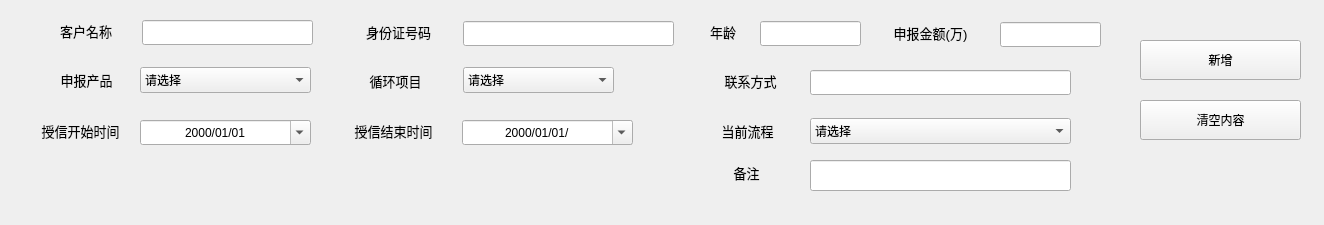
<?xml version="1.0" encoding="UTF-8"?>
<ui version="4.0">
 <class>bfh_addquery</class>
 <widget class="QWidget" name="bfh_addquery">
  <property name="geometry">
   <rect>
    <x>0</x>
    <y>0</y>
    <width>1324</width>
    <height>225</height>
   </rect>
  </property>
  <property name="windowTitle">
   <string>项目控制-新增记录</string>
  </property>
  <widget class="QPushButton" name="pushButton">
   <property name="geometry">
    <rect>
     <x>1140</x>
     <y>40</y>
     <width>161</width>
     <height>40</height>
    </rect>
   </property>
   <property name="text">
    <string>新增</string>
   </property>
  </widget>
  <widget class="QPushButton" name="pushButton_2">
   <property name="geometry">
    <rect>
     <x>1140</x>
     <y>100</y>
     <width>161</width>
     <height>40</height>
    </rect>
   </property>
   <property name="text">
    <string>清空内容</string>
   </property>
  </widget>
  <widget class="QLabel" name="label_3">
   <property name="geometry">
    <rect>
     <x>706</x>
     <y>21</y>
     <width>34</width>
     <height>22</height>
    </rect>
   </property>
   <property name="text">
    <string>&lt;html&gt;&lt;head/&gt;&lt;body&gt;&lt;p&gt;&lt;span style=&quot; font-size:10pt;&quot;&gt;年龄&lt;/span&gt;&lt;/p&gt;&lt;/body&gt;&lt;/html&gt;</string>
   </property>
   <property name="alignment">
    <set>Qt::AlignCenter</set>
   </property>
  </widget>
  <widget class="QLineEdit" name="add_age">
   <property name="geometry">
    <rect>
     <x>760</x>
     <y>21</y>
     <width>101</width>
     <height>25</height>
    </rect>
   </property>
   <property name="readOnly">
    <bool>true</bool>
   </property>
  </widget>
  <widget class="QLineEdit" name="add_applycr">
   <property name="geometry">
    <rect>
     <x>1000</x>
     <y>22</y>
     <width>101</width>
     <height>25</height>
    </rect>
   </property>
  </widget>
  <widget class="QLabel" name="label_4">
   <property name="geometry">
    <rect>
     <x>880</x>
     <y>22</y>
     <width>101</width>
     <height>22</height>
    </rect>
   </property>
   <property name="text">
    <string>&lt;html&gt;&lt;head/&gt;&lt;body&gt;&lt;p&gt;&lt;span style=&quot; font-size:10pt;&quot;&gt;申报金额(万)&lt;/span&gt;&lt;/p&gt;&lt;/body&gt;&lt;/html&gt;</string>
   </property>
   <property name="alignment">
    <set>Qt::AlignCenter</set>
   </property>
  </widget>
  <widget class="QLabel" name="label_5">
   <property name="geometry">
    <rect>
     <x>51</x>
     <y>69</y>
     <width>71</width>
     <height>22</height>
    </rect>
   </property>
   <property name="text">
    <string>&lt;html&gt;&lt;head/&gt;&lt;body&gt;&lt;p&gt;&lt;span style=&quot; font-size:10pt;&quot;&gt;申报产品&lt;/span&gt;&lt;/p&gt;&lt;/body&gt;&lt;/html&gt;</string>
   </property>
   <property name="alignment">
    <set>Qt::AlignCenter</set>
   </property>
  </widget>
  <widget class="QComboBox" name="add_applyproduct">
   <property name="geometry">
    <rect>
     <x>140</x>
     <y>67</y>
     <width>171</width>
     <height>26</height>
    </rect>
   </property>
   <item>
    <property name="text">
     <string>请选择</string>
    </property>
   </item>
   <item>
    <property name="text">
     <string>惠农担-粮食贷</string>
    </property>
   </item>
   <item>
    <property name="text">
     <string>惠农担-生猪贷</string>
    </property>
   </item>
   <item>
    <property name="text">
     <string>惠农担-茶叶贷</string>
    </property>
   </item>
   <item>
    <property name="text">
     <string>惠农担-油茶贷</string>
    </property>
   </item>
   <item>
    <property name="text">
     <string>惠农担-特色贷</string>
    </property>
   </item>
   <item>
    <property name="text">
     <string>惠农担-农机贴息贷</string>
    </property>
   </item>
  </widget>
  <widget class="QLabel" name="label_6">
   <property name="geometry">
    <rect>
     <x>360</x>
     <y>70</y>
     <width>71</width>
     <height>22</height>
    </rect>
   </property>
   <property name="text">
    <string>&lt;html&gt;&lt;head/&gt;&lt;body&gt;&lt;p&gt;&lt;span style=&quot; font-size:10pt;&quot;&gt;循环项目&lt;/span&gt;&lt;/p&gt;&lt;/body&gt;&lt;/html&gt;</string>
   </property>
   <property name="alignment">
    <set>Qt::AlignCenter</set>
   </property>
  </widget>
  <widget class="QComboBox" name="add_loopitem">
   <property name="geometry">
    <rect>
     <x>463</x>
     <y>67</y>
     <width>151</width>
     <height>26</height>
    </rect>
   </property>
   <item>
    <property name="text">
     <string>请选择</string>
    </property>
   </item>
   <item>
    <property name="text">
     <string>是</string>
    </property>
   </item>
   <item>
    <property name="text">
     <string>否</string>
    </property>
   </item>
  </widget>
  <widget class="QLineEdit" name="add_id">
   <property name="geometry">
    <rect>
     <x>463</x>
     <y>21</y>
     <width>211</width>
     <height>25</height>
    </rect>
   </property>
  </widget>
  <widget class="QLineEdit" name="add_name">
   <property name="geometry">
    <rect>
     <x>142</x>
     <y>20</y>
     <width>171</width>
     <height>25</height>
    </rect>
   </property>
  </widget>
  <widget class="QLabel" name="label_2">
   <property name="geometry">
    <rect>
     <x>356</x>
     <y>21</y>
     <width>85</width>
     <height>22</height>
    </rect>
   </property>
   <property name="text">
    <string>&lt;html&gt;&lt;head/&gt;&lt;body&gt;&lt;p&gt;&lt;span style=&quot; font-size:10pt;&quot;&gt;身份证号码&lt;/span&gt;&lt;/p&gt;&lt;/body&gt;&lt;/html&gt;</string>
   </property>
   <property name="alignment">
    <set>Qt::AlignCenter</set>
   </property>
  </widget>
  <widget class="QLabel" name="label_1">
   <property name="geometry">
    <rect>
     <x>52</x>
     <y>20</y>
     <width>68</width>
     <height>22</height>
    </rect>
   </property>
   <property name="text">
    <string>&lt;html&gt;&lt;head/&gt;&lt;body&gt;&lt;p&gt;&lt;span style=&quot; font-size:10pt;&quot;&gt;客户名称&lt;/span&gt;&lt;/p&gt;&lt;/body&gt;&lt;/html&gt;</string>
   </property>
   <property name="alignment">
    <set>Qt::AlignCenter</set>
   </property>
  </widget>
  <widget class="QLabel" name="label_7">
   <property name="geometry">
    <rect>
     <x>700</x>
     <y>70</y>
     <width>101</width>
     <height>22</height>
    </rect>
   </property>
   <property name="text">
    <string>&lt;html&gt;&lt;head/&gt;&lt;body&gt;&lt;p&gt;&lt;span style=&quot; font-size:10pt;&quot;&gt;联系方式&lt;/span&gt;&lt;/p&gt;&lt;/body&gt;&lt;/html&gt;</string>
   </property>
   <property name="alignment">
    <set>Qt::AlignCenter</set>
   </property>
  </widget>
  <widget class="QLineEdit" name="add_cpnumber">
   <property name="geometry">
    <rect>
     <x>810</x>
     <y>70</y>
     <width>261</width>
     <height>25</height>
    </rect>
   </property>
  </widget>
  <widget class="QLabel" name="label_8">
   <property name="geometry">
    <rect>
     <x>30</x>
     <y>120</y>
     <width>101</width>
     <height>22</height>
    </rect>
   </property>
   <property name="text">
    <string>&lt;html&gt;&lt;head/&gt;&lt;body&gt;&lt;p&gt;&lt;span style=&quot; font-size:10pt;&quot;&gt;授信开始时间&lt;/span&gt;&lt;/p&gt;&lt;/body&gt;&lt;/html&gt;</string>
   </property>
   <property name="alignment">
    <set>Qt::AlignCenter</set>
   </property>
  </widget>
  <widget class="QDateEdit" name="add_sxstarttime">
   <property name="geometry">
    <rect>
     <x>140</x>
     <y>120</y>
     <width>171</width>
     <height>25</height>
    </rect>
   </property>
   <property name="alignment">
    <set>Qt::AlignCenter</set>
   </property>
   <property name="displayFormat">
    <string>yyyy/MM/dd</string>
   </property>
   <property name="calendarPopup">
    <bool>true</bool>
   </property>
   <property name="timeSpec">
    <enum>Qt::LocalTime</enum>
   </property>
  </widget>
  <widget class="QLabel" name="label_9">
   <property name="geometry">
    <rect>
     <x>343</x>
     <y>120</y>
     <width>101</width>
     <height>22</height>
    </rect>
   </property>
   <property name="text">
    <string>&lt;html&gt;&lt;head/&gt;&lt;body&gt;&lt;p&gt;&lt;span style=&quot; font-size:10pt;&quot;&gt;授信结束时间&lt;/span&gt;&lt;/p&gt;&lt;/body&gt;&lt;/html&gt;</string>
   </property>
   <property name="alignment">
    <set>Qt::AlignCenter</set>
   </property>
  </widget>
  <widget class="QDateEdit" name="add_sxendtime">
   <property name="geometry">
    <rect>
     <x>462</x>
     <y>120</y>
     <width>171</width>
     <height>25</height>
    </rect>
   </property>
   <property name="alignment">
    <set>Qt::AlignCenter</set>
   </property>
   <property name="displayFormat">
    <string>yyyy/MM/dd/</string>
   </property>
   <property name="calendarPopup">
    <bool>true</bool>
   </property>
   <property name="timeSpec">
    <enum>Qt::LocalTime</enum>
   </property>
  </widget>
  <widget class="QComboBox" name="add_process">
   <property name="geometry">
    <rect>
     <x>810</x>
     <y>118</y>
     <width>261</width>
     <height>26</height>
    </rect>
   </property>
   <item>
    <property name="text">
     <string>请选择</string>
    </property>
   </item>
   <item>
    <property name="text">
     <string>预受理</string>
    </property>
   </item>
   <item>
    <property name="text">
     <string>调查走访</string>
    </property>
   </item>
   <item>
    <property name="text">
     <string>评审流程</string>
    </property>
   </item>
   <item>
    <property name="text">
     <string>合同签订</string>
    </property>
   </item>
   <item>
    <property name="text">
     <string>批复变更</string>
    </property>
   </item>
   <item>
    <property name="text">
     <string>银行信息变更</string>
    </property>
   </item>
   <item>
    <property name="text">
     <string>核保放款</string>
    </property>
   </item>
   <item>
    <property name="text">
     <string>确认放款</string>
    </property>
   </item>
   <item>
    <property name="text">
     <string>循环项目银行信息变更</string>
    </property>
   </item>
   <item>
    <property name="text">
     <string>循环项目核保放款</string>
    </property>
   </item>
   <item>
    <property name="text">
     <string>循环项目确认放款</string>
    </property>
   </item>
   <item>
    <property name="text">
     <string>项目展期</string>
    </property>
   </item>
   <item>
    <property name="text">
     <string>委托代偿</string>
    </property>
   </item>
   <item>
    <property name="text">
     <string>被动代偿</string>
    </property>
   </item>
   <item>
    <property name="text">
     <string>项目还款</string>
    </property>
   </item>
  </widget>
  <widget class="QLabel" name="label_10">
   <property name="geometry">
    <rect>
     <x>712</x>
     <y>120</y>
     <width>71</width>
     <height>22</height>
    </rect>
   </property>
   <property name="text">
    <string>&lt;html&gt;&lt;head/&gt;&lt;body&gt;&lt;p&gt;&lt;span style=&quot; font-size:10pt;&quot;&gt;当前流程&lt;/span&gt;&lt;/p&gt;&lt;/body&gt;&lt;/html&gt;</string>
   </property>
   <property name="alignment">
    <set>Qt::AlignCenter</set>
   </property>
  </widget>
  <widget class="QLineEdit" name="add_comments">
   <property name="geometry">
    <rect>
     <x>810</x>
     <y>160</y>
     <width>261</width>
     <height>31</height>
    </rect>
   </property>
  </widget>
  <widget class="QLabel" name="label_11">
   <property name="geometry">
    <rect>
     <x>711</x>
     <y>162</y>
     <width>71</width>
     <height>22</height>
    </rect>
   </property>
   <property name="text">
    <string>&lt;html&gt;&lt;head/&gt;&lt;body&gt;&lt;p&gt;&lt;span style=&quot; font-size:10pt;&quot;&gt;备注&lt;/span&gt;&lt;/p&gt;&lt;/body&gt;&lt;/html&gt;</string>
   </property>
   <property name="alignment">
    <set>Qt::AlignCenter</set>
   </property>
  </widget>
 </widget>
 <tabstops>
  <tabstop>add_name</tabstop>
  <tabstop>add_id</tabstop>
  <tabstop>add_age</tabstop>
  <tabstop>add_applycr</tabstop>
  <tabstop>add_applyproduct</tabstop>
  <tabstop>add_loopitem</tabstop>
  <tabstop>add_cpnumber</tabstop>
  <tabstop>add_sxstarttime</tabstop>
  <tabstop>add_sxendtime</tabstop>
  <tabstop>add_process</tabstop>
  <tabstop>pushButton</tabstop>
  <tabstop>pushButton_2</tabstop>
 </tabstops>
 <resources/>
 <connections/>
</ui>
